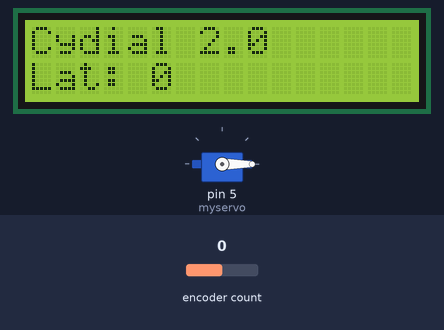
Bench run of a sketch on a simulated Arduino Uno, built with avr-gcc and run on an emulated ATmega328P. Parts: 16×2 character LCD, servo. The inputs (shaded band) are chosen by the test bench; at power-on: encoder count 0. What the sketch prints to the serial monitor is not drawn.

Above: at 1.2 s.
1.3 s: encoder count set to 1
At 2.2 s:
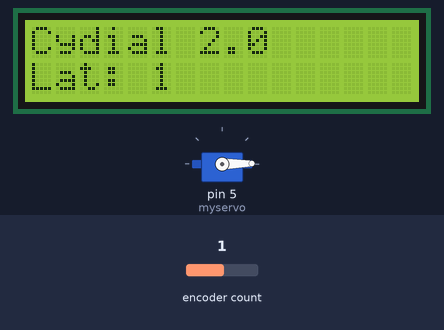
2.8 s: encoder count set to 2
At 3.3 s:
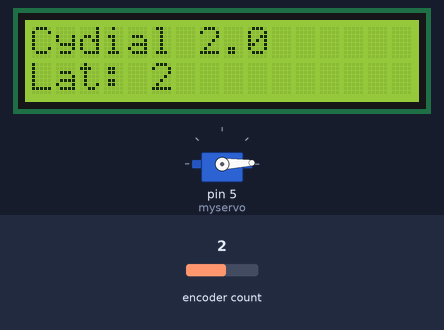
4.3 s: encoder count set to 3
At 5.7 s:
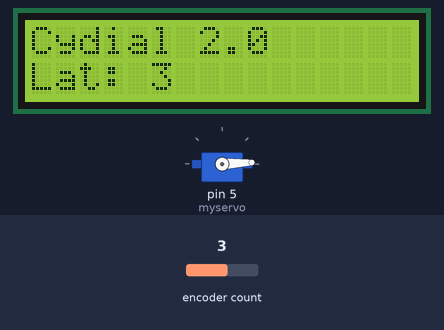
Timing chart, 0 to 7.3 s (numbered marks = the images above; inputs shaded):
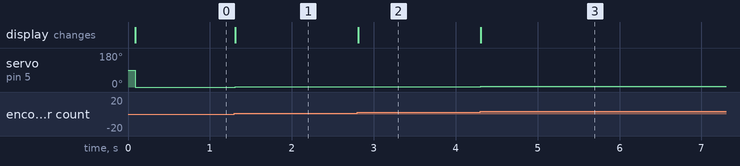

The sketch:

uno.ino
```cpp
#include <Encoder.h>
#include <LiquidCrystal_I2C.h>
#include <Servo.h>
#include <stdlib.h>

int latitude;
LiquidCrystal_I2C lcd(0x27,16,2);
Encoder myEnc(3,2);
long oldPosition = -999;

Servo myservo;

void setup(){
  Serial.begin(9600);

  lcd.init();  // LCD초기 설정
  lcd.backlight(); // LCD초기 설정
  lcd.setCursor(0,0); //텍스트가 LCD에 나타날 위치
  lcd.print("Cydial 2.0");
  lcd.setCursor(0,1);
  lcd.print("Lat: ");
  myservo.attach(5);

  Serial.println("Ready");
}

void loop(){
  long newPosition = myEnc.read()/4; // 로터리 변화 감지해서 새 위치 설정
  if(newPosition != oldPosition){
    oldPosition = newPosition;
    Serial.println(newPosition);
    lcd.setCursor(5,1);
    lcd.print("      ");
    lcd.setCursor(5,1);
    lcd.print(newPosition);
    myservo.write(abs(newPosition)); // 음수이면 모터 동작 안하므로 절댓값
  }
}
```

Measured:
- after the input at 1.3 s, servo on pin 5 (myservo): 0° → 1° at once; the display: changes at once (image 1)
- after the input at 2.8 s, servo on pin 5 (myservo): 1° → 2° at once; the display: changes at once (image 2)
- after the input at 4.3 s, servo on pin 5 (myservo): 2° → 3° at once; the display: changes at once (image 3)
